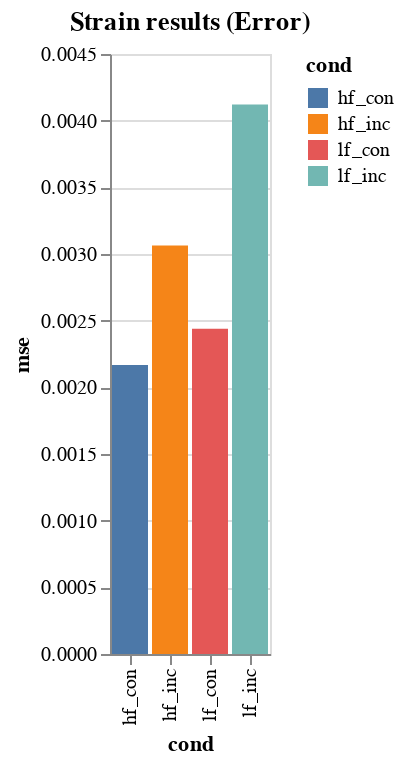

Notebook cell for this chart:
### Markdown cell above
## Plotting Strain

### Code cell
alt.Chart(results_df).mark_bar().encode(
    x='cond',
    y='mse',
    color=alt.Color('cond'),
    tooltip=['cond', 'acc', 'mse']
).properties(title='Strain results (Error)').interactive()

### Figure 1 — Vega-Lite specification as saved in the notebook (floating-point values rounded to 4 significant figures)
{"config": {"view": {"continuousWidth": 400, "continuousHeight": 300}}, "data": {"name": "data-d7f55fec952ce5126ac7fff2790252a4"}, "mark": "bar", "encoding": {"color": {"type": "nominal", "field": "cond"}, "tooltip": [{"type": "nominal", "field": "cond"}, {"type": "quantitative", "field": "acc"}, {"type": "quantitative", "field": "mse"}], "x": {"type": "nominal", "field": "cond"}, "y": {"type": "quantitative", "field": "mse"}}, "selection": {"selector002": {"type": "interval", "bind": "scales", "encodings": ["x", "y"]}}, "title": "Strain results (Error)", "$schema": "https://vega.github.io/schema/vega-lite/v4.0.2.json", "datasets": {"data-d7f55fec952ce5126ac7fff2790252a4": [{"cond": "hf_con", "acc": 0.9974, "mse": 0.002167}, {"cond": "hf_inc", "acc": 0.9954, "mse": 0.003064}, {"cond": "lf_con", "acc": 0.9969, "mse": 0.002439}, {"cond": "lf_inc", "acc": 0.9944, "mse": 0.004122}]}}
